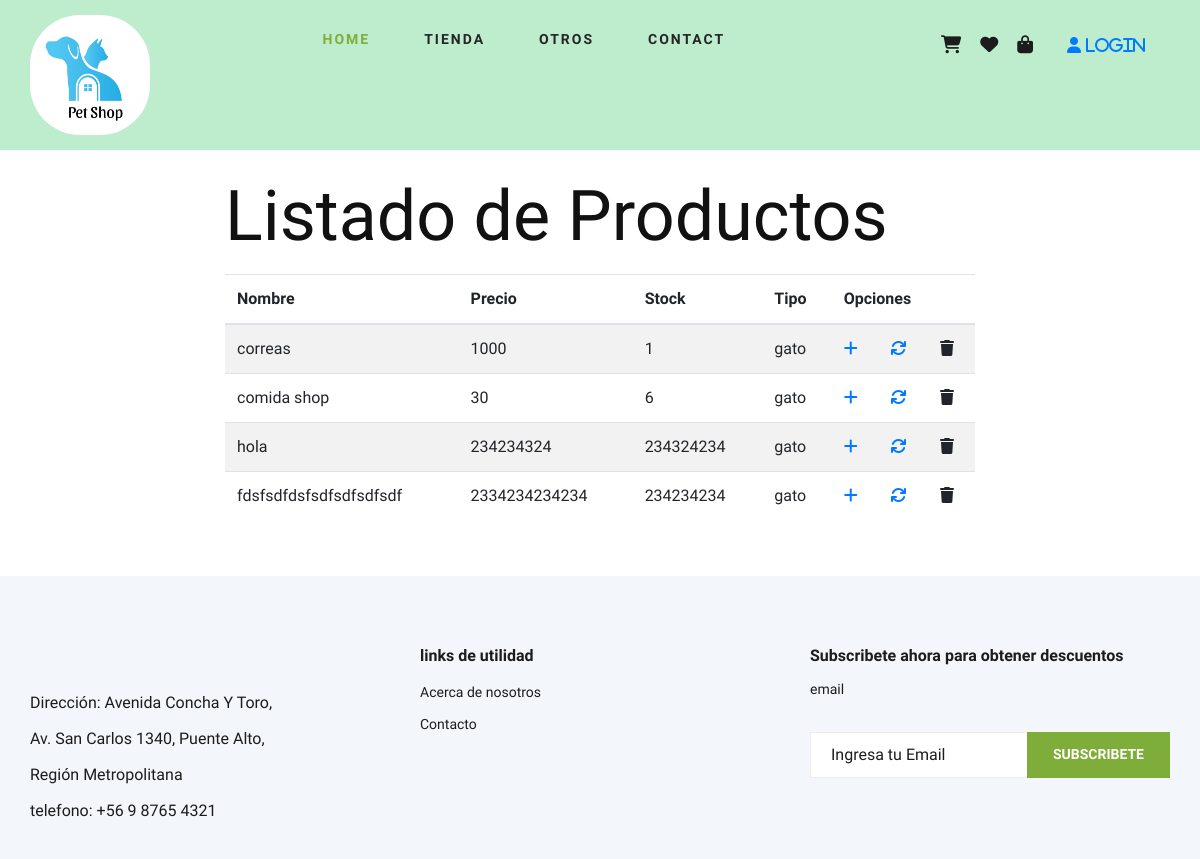
/admproducto/, run on an earlier commit of the app's database.
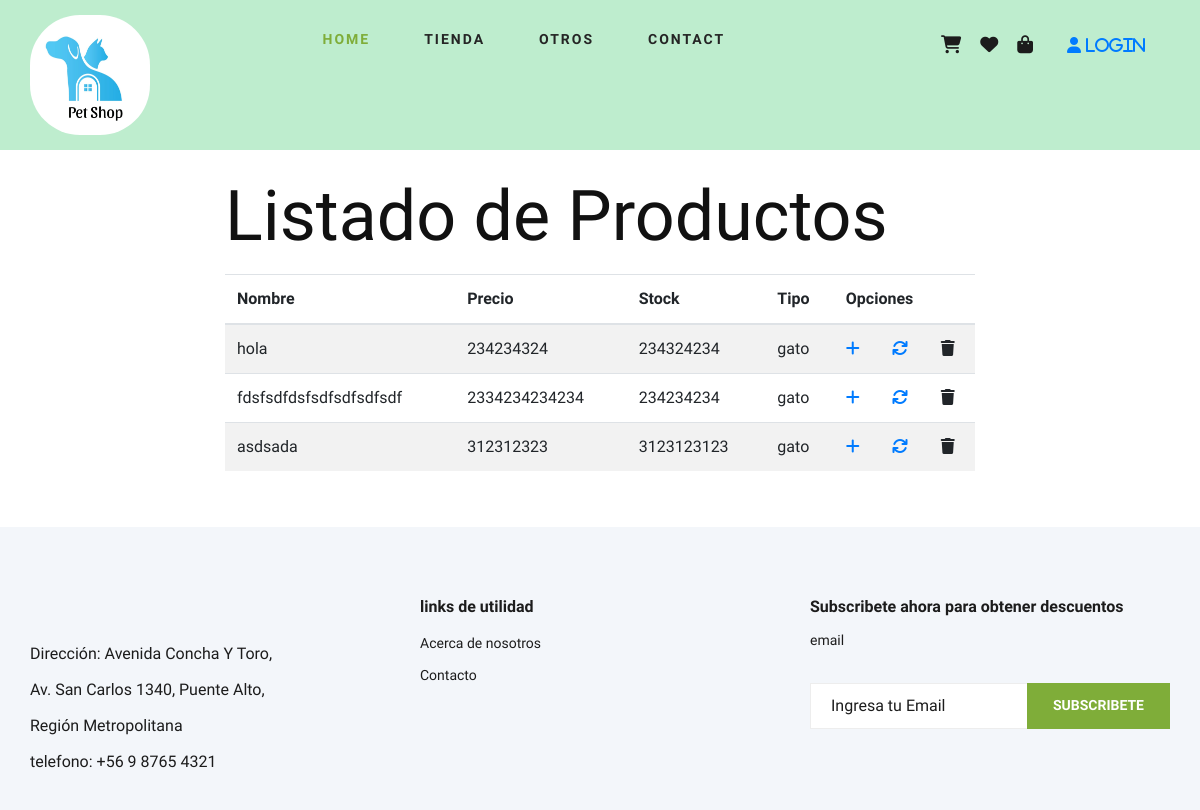
And on a later commit of the database.
### core/models.py (models this page shows, shortened)
class Producto(models.Model):
     nombre = models.CharField(max_length=200)
     precio = models.IntegerField()
     stock = models.IntegerField()
     descripcion = models.CharField(max_length=200)
     tipo = models.ForeignKey(TiposProductos, on_delete=models.CASCADE)
     imagen = models.ImageField(null=True,blank=True)
     vigente = models.BooleanField()

class TiposProductos(models.Model):
    descripcion = models.CharField(max_length=100)
    def __str__(self):
        return self.descripcion

### core/views.py (the view)
# urls.py: path('admproducto/', admproducto, name="admproducto"),
def admproducto(request):
    productosListados = Producto.objects.all()
    return render(request, 'core/adm-producto.html',{"listado":productosListados})

### core/templates/core/adm-producto.html (shortened to what this page needs)
{% extends 'core/base.html' %}
{% load static %}
{% block contenido %}
<section class="">
    <div class="container py-4 ">
        <div class="row justify-content-center">
            <div class="col-ms-12 col-md-6 col-lg-8 col-xl-8">
                <h1>Listado de Productos</h1>
                <div class="table-reponsive py-3">
                    <table class="table table-striped">
                        <thead>
                            <tr>
                                <th>Nombre</th>
                                <th>Precio</th>
                                <th>Stock</th>
                                <th>Tipo</th>
                                <th colspan="3">Opciones</th>
                            </tr>
                        </thead>
                        <tbody>
                            {% for aux in listado%}
                            <tr>
                                <td>{{aux.nombre}}</td>
                                <td>{{aux.precio}}</td>
                                <td>{{aux.stock}} </td>
                                <td>{{aux.tipo}}</td>
                                <td><a href="{% url 'add' %}"><i class="fa fa-plus"></i></a></td>
                                <td><a href="{% url 'update' aux.id %}"><i class="fa fa-solid fa-arrows-rotate"></i></a></td>
                                <td><a onclick="eliminar({{aux.id}})"><i class="fa fa-solid fa-trash fa-flip"></i></a></td>
                            </tr>
                            {% endfor%}
                        </tbody>
                    </table>
                </div>
            </div>
        </div>
    </div>
</section>
{% endblock %}

What changed in the data, as far as the page shows it:
removed Producto: nombre "correas", precio "1000", stock "1", tipo "gato"
removed Producto: nombre "comida shop", precio "30", stock "6", tipo "gato"
added Producto: nombre "asdsada", precio "312312323", stock "3123123123", tipo "gato"
